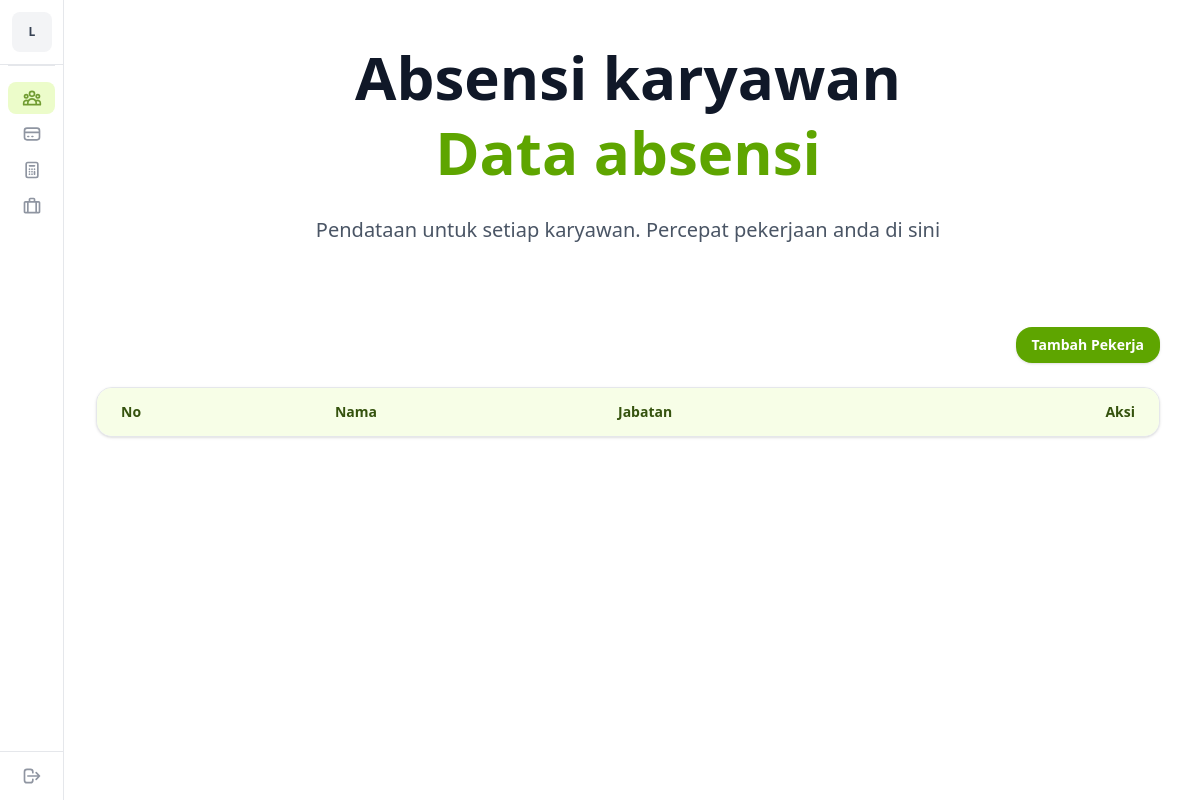
The page /home.php on the database as committed earlier.
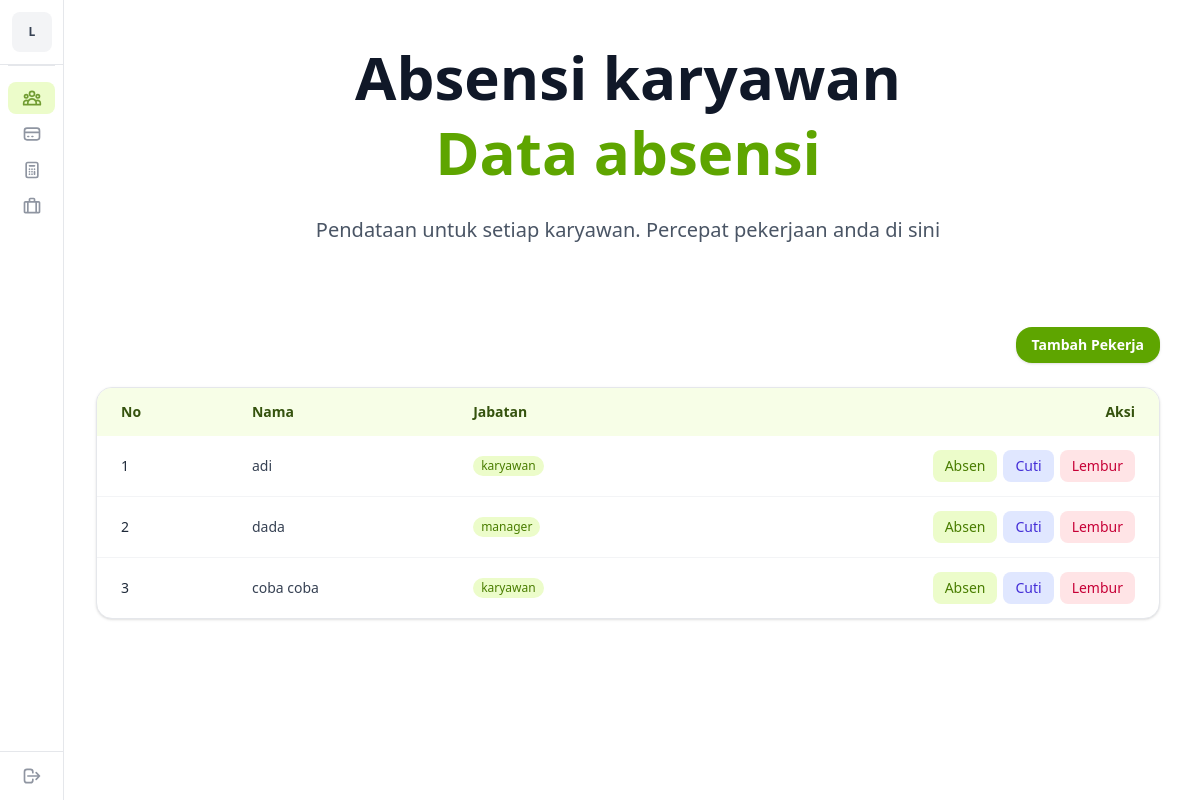
The same page on the database as committed later.
### tables this page shows
CREATE TABLE `pekerja` (
  `id_pekerja` int NOT NULL,
  `nama` varchar(100) NOT NULL,
  `id_jabatan` varchar(10) NOT NULL
);

CREATE TABLE `jabatan` (
  `id_jabatan` varchar(10) NOT NULL,
  `jabatan` varchar(100) NOT NULL
);

### crud/read.php (called while the page is built)
<?php
require __DIR__ . '/../config/koneksi.php';
$stmt = $koneksi->prepare("SELECT *
    FROM pekerja
    JOIN jabatan
    ON pekerja.id_jabatan = jabatan.id_jabatan");
$stmt->execute();
$result = $stmt->fetchAll(PDO::FETCH_ASSOC);

### component/tabel-pekerja.php (the view, shortened to what this page needs)
<?php
require __DIR__ . "/../crud/read.php";
?>
<div class="overflow-x-auto rounded-2xl border border-gray-200 bg-white shadow-sm">
  <table class="min-w-full text-xs sm:text-sm">
    <thead class="bg-lime-50 text-lime-900">
      <tr>
        <th class="px-2 py-2 text-left font-semibold sm:px-3 sm:py-2.5 md:px-4 md:py-3 lg:px-6 lg:py-3.5">
          No
        </th>
        <th class="hidden px-3 py-2.5 text-left font-semibold sm:table-cell md:px-4 md:py-3 lg:px-6 lg:py-3.5">
          Nama
        </th>
        <th class="px-2 py-2 text-left font-semibold sm:px-3 sm:py-2.5 md:px-4 md:py-3 lg:px-6 lg:py-3.5">
          Jabatan
        </th>
        <th class="px-2 py-2 text-center font-semibold sm:px-3 sm:py-2.5 md:px-4 md:py-3 lg:px-6 lg:py-3.5 text-end">
          Aksi
        </th>
      </tr>
    </thead>
    <tbody class="divide-y divide-gray-100">
    <?php foreach ($result as $index => $item) : ?>
      <tr class="transition hover:bg-lime-50">
        <td class="px-2 py-2 sm:px-3 sm:py-2.5 md:px-4 md:py-3 lg:px-6 lg:py-3.5">
          <div class="font-medium text-gray-800">
            <?php echo($index+ 1 ) ?>
          </div>
        </td>
        <td class="hidden px-3 py-2.5 text-gray-700 sm:table-cell md:px-4 md:py-3 lg:px-6 lg:py-3.5">
           <?php echo($item["nama"]) ?>
        </td>
        <td class="px-2 py-2 text-gray-700 sm:px-3 sm:py-2.5 md:px-4 md:py-3 lg:px-6 lg:py-3.5">
          <span class="inline-block rounded-full bg-lime-100 px-2 py-0.5 text-xs font-medium text-lime-700">
            <?php echo($item["jabatan"]) ?>
          </span>
        </td>
        <td class="px-2 py-2 text-right sm:px-3 sm:py-2.5 md:px-4 md:py-3 lg:px-6 lg:py-3.5">
          <div class="flex flex-col gap-1 sm:flex-row sm:justify-end sm:gap-1.5">
            <button
              type="button"
              data-page="absen"
              data-worker-id="<?php echo htmlspecialchars($item["id_pekerja"]); ?>"
              class="js-open-action rounded-lg bg-lime-100 px-2 py-1 text-xs font-medium text-lime-700 transition hover:bg-lime-200 sm:px-3 sm:py-1.5 sm:text-sm"
            >
              Absen
            </button>
            <button
              type="button"
              data-page="cuti"
              data-worker-id="<?php echo htmlspecialchars($item["id_pekerja"]); ?>"
              class="js-open-action rounded-lg bg-indigo-100 px-2 py-1 text-xs font-medium text-indigo-700 transition hover:bg-indigo-200 sm:px-3 sm:py-1.5 sm:text-sm"
            >
              Cuti
            </button>
            <button
              type="button"
              data-page="lembur"
              data-worker-id="<?php echo htmlspecialchars($item["id_pekerja"]); ?>"
              class="js-open-action rounded-lg bg-rose-100 px-2 py-1 text-xs font-medium text-rose-700 transition hover:bg-rose-200 sm:px-3 sm:py-1.5 sm:text-sm"
            >
              Lembur
            </button>
          </div>
        </td>
      </tr>
     <?php endforeach; ?>
    </tbody>
  </table>
</div>

### home.php (shortened to what this page needs)
<!DOCTYPE html>
<html lang="en" data-theme="light">
<head>
    <script src="https://cdn.jsdelivr.net/npm/@tailwindcss/browser@4"></script>
</head>
<body>
    <div class="flex relative">
        <?php include __DIR__ . "/component/sidebar.php" ?>
        <div class="px-10 w-full relative h-screen overflow-y-auto pl-24">
            <?php include __DIR__ . "/component/hero.php" ?>
            <section class="mb-6 flex justify-end px-4 sm:px-0">
                <button id="openFormPekerja" type="button" class="rounded-2xl bg-lime-600 px-4 py-2 text-sm font-semibold text-white shadow-sm transition hover:bg-lime-700">
                    Tambah Pekerja
                </button>
            </section>
            <?php include __DIR__ . "/component/tabel-pekerja.php" ?>
        </div>
    </div>
</body>
</html>

### component/sidebar.php (shortened to what this page needs)
<div class="flex z-50 absolute h-screen w-16 flex-col justify-between border-e border-gray-200 bg-white">
  <div>
    <div class="inline-flex size-16 items-center justify-center">
      <span
        class="grid size-10 place-content-center rounded-lg bg-gray-100 text-xs font-semibold text-gray-700">
        L
      </span>
    </div>
    <div class="border-t border-gray-200">
      <div class="px-2">
        <ul class="space-y-1 border-t border-gray-200 pt-4">
          <li>
            <a
              href="home.php" id="home_link_nav"
              class="group relative flex justify-center rounded-lg px-2 py-1.5 text-gray-500 hover:bg-gray-100 hover:text-gray-700">
            </a>
          </li>
          <li>
            <a
              href="absen.php" id="absen_link_nav"
              class="group relative flex justify-center rounded-lg px-2 py-1.5 text-gray-500 hover:bg-gray-100 hover:text-gray-700">
              <svg
                xmlns="http://www.w3.org/2000/svg"
                class="size-5 opacity-75"
                fill="none"
                viewBox="0 0 24 24"
                stroke="currentColor"
                stroke-width="2">
                <path
                  stroke-linecap="round"
                  stroke-linejoin="round"
                  d="M3 10h18M7 15h1m4 0h1m-7 4h12a3 3 0 003-3V8a3 3 0 00-3-3H6a3 3 0 00-3 3v8a3 3 0 003 3z" />
              </svg>
            </a>
          </li>
          <li>
            <a
              href="Lembur.php" id="lembur_link_nav"
              class="group relative flex justify-center rounded-lg px-2 py-1.5 text-gray-500 hover:bg-gray-100 hover:text-gray-700">
            </a>
          </li>
          <li>
            <a
              href="cuti.php" id="cuti_link_nav"
              class="group relative flex justify-center rounded-lg px-2 py-1.5 text-gray-500 hover:bg-gray-100 hover:text-gray-700">
            </a>
          </li>
        </ul>
      </div>
    </div>
  </div>
  <div class="sticky inset-x-0 bottom-0 border-t border-gray-200 bg-white p-2">
    <form action="#">
      <button
        type="submit"
        class="group relative flex w-full justify-center rounded-lg px-2 py-1.5 text-sm text-gray-500 hover:bg-gray-100 hover:text-gray-700">
        <svg
          xmlns="http://www.w3.org/2000/svg"
          class="size-5 opacity-75"
          fill="none"
          viewBox="0 0 24 24"
          stroke="currentColor"
          stroke-width="2">
          <path
            stroke-linecap="round"
            stroke-linejoin="round"
            d="M17 16l4-4m0 0l-4-4m4 4H7m6 4v1a3 3 0 01-3 3H6a3 3 0 01-3-3V7a3 3 0 013-3h4a3 3 0 013 3v1" />
        </svg>
      </button>
    </form>
  </div>
</div>

### component/hero.php
<section class="relative py-10 bg-white flex items-center">
  <div class="container mx-auto px-4 sm:px-6 lg:px-8">
    <div class="mx-auto max-w-3xl text-center">
      <h1 class="mb-6 text-4xl font-bold leading-tight text-gray-900 sm:text-5xl md:text-6xl">
        Absensi karyawan
        <br />
        <span class="text-lime-600">
          Data absensi
        </span>
      </h1>
      <p class="mx-auto mb-10 max-w-2xl text-lg leading-relaxed text-gray-600 sm:text-xl">
        Pendataan untuk setiap karyawan. Percepat pekerjaan anda di sini
      </p>
</section>

Rows that differ between the two databases and show on the page:
now on this page (row edited): pekerja: nama "adi", id_jabatan.jabatan "karyawan"
now on this page (row edited): pekerja: nama "dada", id_jabatan.jabatan "manager"
now on this page (row edited): pekerja: nama "coba coba", id_jabatan.jabatan "karyawan"
